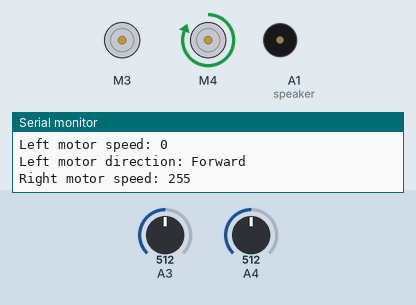
The sketch below on a simulated Arduino Uno, built with avr-gcc and run on an emulated ATmega328P. Parts: 2 × DC motor (green arrow = forward, orange = backward, longer = faster), buzzer (waves = sounding, pin HIGH), the last lines printed to the serial monitor. The test bench sets the inputs (shaded band); at power-on: A4 = 512, A3 = 512.

Above: at 1.2 s.
1.3 s: A4 set to 716
At 1.9 s:
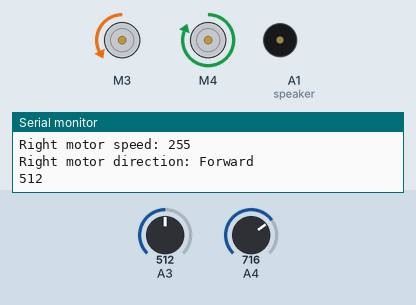
2.8 s: A3 set to 306
At 3.8 s:
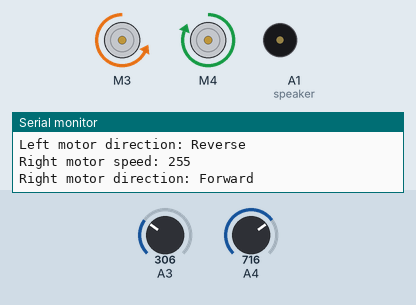
4.3 s: A3 set to 0
At 5.0 s:
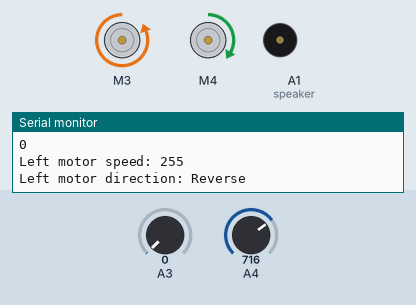
5.8 s: A4 set to 900
At 7.0 s:
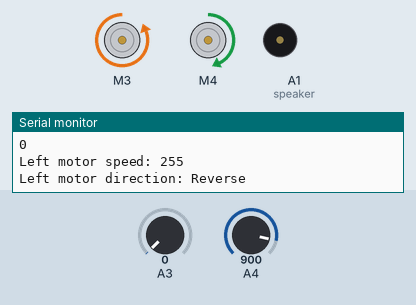
7.3 s: A3 set to 122
At 8.5 s:
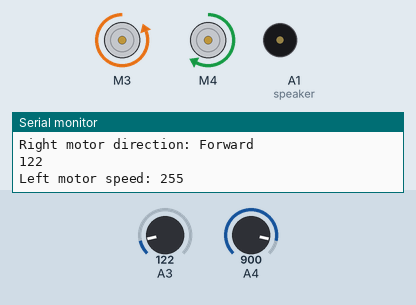
8.8 s: A4 set to 511
At 10.1 s:
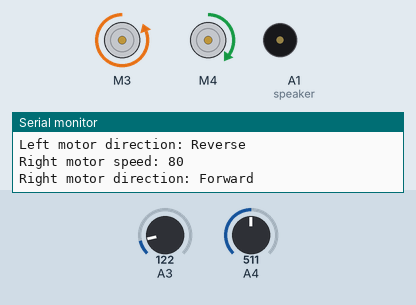
Timing chart, 0 to 11.4 s (numbered marks = the images above; inputs shaded):
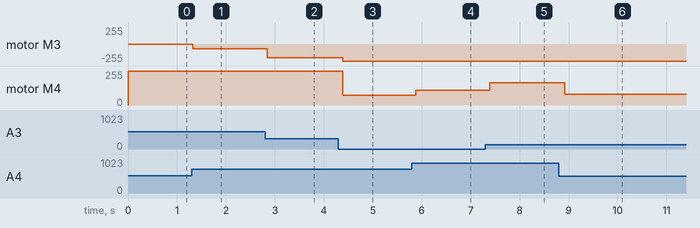

Measured:
- after the input at 1.3 s, motor M3: stopped → backward 72/255 at once
- after the input at 2.8 s, motor M3: backward 72/255 → backward 204/255 after 0.05 s
- after the input at 4.3 s, motor M3: backward 204/255 → backward 255/255 after 0.08 s; motor M4: forward 255/255 → forward 73/255 after 0.08 s
- after the input at 5.8 s, motor M4: forward 73/255 → forward 110/255 after 0.08 s
- after the input at 7.3 s, motor M4: forward 110/255 → forward 167/255 after 0.09 s
- after the input at 8.8 s, motor M4: forward 167/255 → forward 80/255 after 0.13 s

The sketch:

RobotWalker.ino
```cpp
#include <Arduino.h>
#include <SPI.h>
#if not defined (_VARIANT_ARDUINO_DUE_X_)
  #include <SoftwareSerial.h>
#endif

#include <Wire.h>
#include <Adafruit_MotorShield.h>

// Create the motor shield object with the default I2C address
Adafruit_MotorShield AFMS = Adafruit_MotorShield();

// And connect 2 DC motors to port M3 & M4 !
Adafruit_DCMotor *L_MOTOR = AFMS.getMotor(3);
Adafruit_DCMotor *R_MOTOR = AFMS.getMotor(4);


#define toneC    1911
#define toneC1    1804
#define toneD    1703
#define toneEb    1607
#define toneE    1517
#define toneF    1432
#define toneF1    1352
#define toneG    1276
#define toneAb    1204
#define toneA    1136
#define toneBb    1073
#define toneB    1012
#define tonec       955
#define tonec1      902
#define toned       851
#define toneeb      803
#define tonee       758
#define tonef       716
#define tonef1      676
#define toneg       638
#define toneab      602
#define tonea       568
#define tonebb      536
#define toneb       506

#define tonep       0

int speaker = A1;
long vel = 20000;
boolean hasplayed = false;

int upDown=0;
int leftRight=0;

void setup(void)
{
  Serial.begin(9600);

  AFMS.begin();  // create with the default frequency 1.6KHz

  // turn on motors
  L_MOTOR->setSpeed(0);
  L_MOTOR->run(RELEASE);

  R_MOTOR->setSpeed(0);
  R_MOTOR->run(RELEASE);

  Serial.begin(9600);

  pinMode(speaker, OUTPUT);

  L_MOTOR->setSpeed(5);
  R_MOTOR->setSpeed(5);
}

int melod[] = {tonec, toneG, toneE, toneA, toneB, toneBb, toneA, toneG, tonee, toneg, tonea, tonef, toneg, tonee, tonec, toned, toneB};
int ritmo[] = {18, 18, 18, 12, 12, 6, 12, 8, 8, 8, 12, 6, 12, 12, 6, 6, 6};

void loop(void)
{
  leftRight=analogRead(A4);
  upDown=analogRead(A3);
  setMotors();
  //delay(1000);
}

void setMotors()
{
  Serial.println();
  Serial.println(upDown);
  Serial.println();

  upDown-=255;

  float upDownFloat=float(upDown);
  upDownFloat/=255;

  leftRight-=255;
  float leftRightFloat=float(leftRight);
  leftRightFloat/=255;

  float rightFloat=leftRightFloat;
  float leftFloat=leftRightFloat*-1;

  leftFloat+=upDownFloat;

  rightFloat+=upDownFloat;

  bool leftMotorDirection=1; //1 Forward, 0 backwards.
  if (leftFloat <0)
  {
    leftMotorDirection=0;
    leftFloat*=(-1);
  }
  bool rightMotorDirection=1; //1 Forward, 0 backwards.
    if (rightFloat <0)
  {
    rightMotorDirection=0;
    rightFloat*=(-1);
  }

  if (leftFloat > 1)
  {
    rightFloat/=leftFloat;
    leftFloat/=leftFloat;
  }

   if (rightFloat >1)
  {
    leftFloat/=rightFloat;
    rightFloat/=rightFloat;
  }

  int leftMotorSpeed=0;  //Could be a byte, but int has easier functions.
  leftFloat*=255;
  leftMotorSpeed=int(leftFloat);

  int rightMotorSpeed=0;  //Could be a byte, but int has easier functions.
  rightFloat*=255;
  rightMotorSpeed=int(rightFloat);

  L_MOTOR->setSpeed(leftMotorSpeed);
  if (leftMotorDirection==1)
  {
    L_MOTOR->run(FORWARD);
  }
  else
  {
    L_MOTOR->run(BACKWARD);
  }

  R_MOTOR->setSpeed(rightMotorSpeed);
  if (rightMotorDirection==1)
  {
    R_MOTOR->run(FORWARD);
  }
  else
  {
    R_MOTOR->run(BACKWARD);
  }

  Serial.print("Left motor speed: ");
  Serial.println(leftMotorSpeed);
  Serial.print("Left motor direction: ");
  if (leftMotorDirection==1)
  {
    Serial.println("Forward");
  }
  else
  {
    Serial.println("Reverse");
  }

  Serial.print("Right motor speed: ");
  Serial.println(rightMotorSpeed);
  Serial.print("Right motor direction: ");
  if (rightMotorDirection==1)
  {
    Serial.println("Forward");
  }
  else
  {
    Serial.println("Reverse");
  }

  Serial.println();
  Serial.println();
}
```
